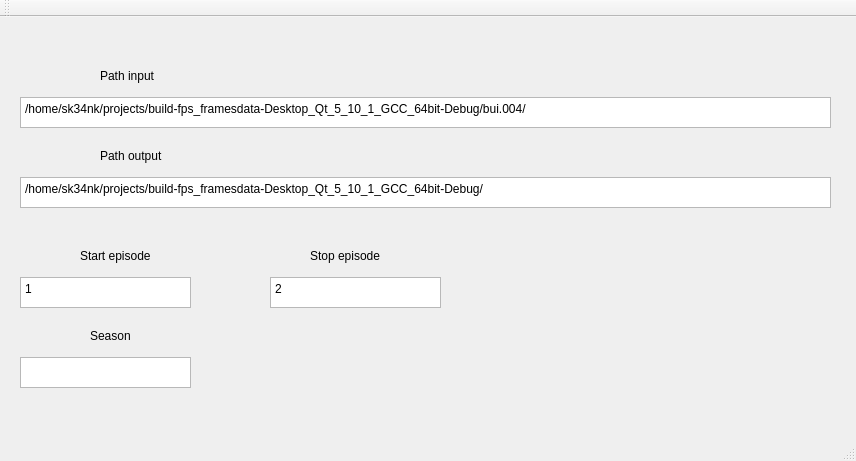
<?xml version="1.0" encoding="UTF-8"?>
<ui version="4.0">
 <class>MainWindow</class>
 <widget class="QMainWindow" name="MainWindow">
  <property name="geometry">
   <rect>
    <x>0</x>
    <y>0</y>
    <width>856</width>
    <height>461</height>
   </rect>
  </property>
  <property name="windowTitle">
   <string>fps_framesdata</string>
  </property>
  <widget class="QWidget" name="centralWidget">
   <widget class="QPlainTextEdit" name="pathInput">
    <property name="geometry">
     <rect>
      <x>20</x>
      <y>80</y>
      <width>811</width>
      <height>31</height>
     </rect>
    </property>
    <property name="plainText">
     <string>/home/sk34nk/projects/build-fps_framesdata-Desktop_Qt_5_10_1_GCC_64bit-Debug/bui.004/</string>
    </property>
   </widget>
   <widget class="QLabel" name="label">
    <property name="geometry">
     <rect>
      <x>100</x>
      <y>50</y>
      <width>81</width>
      <height>17</height>
     </rect>
    </property>
    <property name="text">
     <string>Path input</string>
    </property>
   </widget>
   <widget class="QLabel" name="label_2">
    <property name="geometry">
     <rect>
      <x>100</x>
      <y>130</y>
      <width>81</width>
      <height>17</height>
     </rect>
    </property>
    <property name="text">
     <string>Path output</string>
    </property>
   </widget>
   <widget class="QPlainTextEdit" name="pathOutput">
    <property name="geometry">
     <rect>
      <x>20</x>
      <y>160</y>
      <width>811</width>
      <height>31</height>
     </rect>
    </property>
    <property name="plainText">
     <string>/home/sk34nk/projects/build-fps_framesdata-Desktop_Qt_5_10_1_GCC_64bit-Debug/</string>
    </property>
   </widget>
   <widget class="QLabel" name="label_3">
    <property name="geometry">
     <rect>
      <x>310</x>
      <y>230</y>
      <width>91</width>
      <height>17</height>
     </rect>
    </property>
    <property name="text">
     <string>Stop episode</string>
    </property>
   </widget>
   <widget class="QPlainTextEdit" name="stopEpisode">
    <property name="geometry">
     <rect>
      <x>270</x>
      <y>260</y>
      <width>171</width>
      <height>31</height>
     </rect>
    </property>
    <property name="plainText">
     <string>2</string>
    </property>
   </widget>
   <widget class="QLabel" name="label_4">
    <property name="geometry">
     <rect>
      <x>80</x>
      <y>230</y>
      <width>91</width>
      <height>17</height>
     </rect>
    </property>
    <property name="text">
     <string>Start episode</string>
    </property>
   </widget>
   <widget class="QPlainTextEdit" name="startEpisode">
    <property name="geometry">
     <rect>
      <x>20</x>
      <y>260</y>
      <width>171</width>
      <height>31</height>
     </rect>
    </property>
    <property name="plainText">
     <string>1</string>
    </property>
   </widget>
   <widget class="QLabel" name="label_5">
    <property name="geometry">
     <rect>
      <x>90</x>
      <y>310</y>
      <width>91</width>
      <height>17</height>
     </rect>
    </property>
    <property name="text">
     <string>Season</string>
    </property>
   </widget>
   <widget class="QPlainTextEdit" name="seasonName">
    <property name="geometry">
     <rect>
      <x>20</x>
      <y>340</y>
      <width>171</width>
      <height>31</height>
     </rect>
    </property>
   </widget>
  </widget>
  <widget class="QMenuBar" name="menuBar">
   <property name="geometry">
    <rect>
     <x>0</x>
     <y>0</y>
     <width>856</width>
     <height>22</height>
    </rect>
   </property>
  </widget>
  <widget class="QToolBar" name="mainToolBar">
   <attribute name="toolBarArea">
    <enum>TopToolBarArea</enum>
   </attribute>
   <attribute name="toolBarBreak">
    <bool>false</bool>
   </attribute>
  </widget>
  <widget class="QStatusBar" name="statusBar"/>
 </widget>
 <layoutdefault spacing="6" margin="11"/>
 <resources/>
 <connections/>
</ui>
